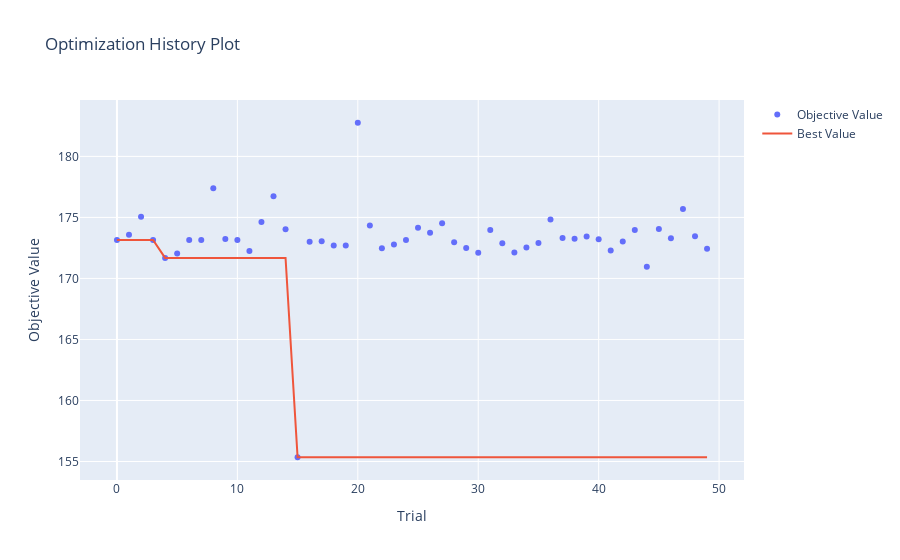

The code cell stored with this chart in its notebook:
### Code cell
optuna.visualization.plot_optimization_history(study)

### Figure 1 — Plotly figure (JSON) as saved in the notebook; plotly's stock layout.template omitted (floating-point values rounded to 4 significant figures)
{"data": [{"mode": "markers", "name": "Objective Value", "type": "scatter", "x": [0, 1, 2, 3, 4, 5, 6, 7, 8, 9, 10, 11, 12, 13, 14, 15, 16, 17, 18, 19, 20, 21, 22, 23, 24, 25, 26, 27, 28, 29, 30, 31, 32, 33, 34, 35, 36, 37, 38, 39, 40, 41, 42, 43, 44, 45, 46, 47, 48, 49], "y": [173.2, 173.6, 175.1, 173.2, 171.7, 172.0, 173.2, 173.2, 177.4, 173.2, 173.2, 172.3, 174.6, 176.7, 174.0, 155.3, 173.0, 173.0, 172.7, 172.7, 182.8, 174.3, 172.5, 172.8, 173.1, 174.1, 173.7, 174.5, 173.0, 172.5, 172.1, 174.0, 172.9, 172.1, 172.5, 172.9, 174.8, 173.3, 173.2, 173.4, 173.2, 172.3, 173.0, 174.0, 171.0, 174.1, 173.3, 175.7, 173.5, 172.4]}, {"mode": "lines", "name": "Best Value", "type": "scatter", "x": [0, 1, 2, 3, 4, 5, 6, 7, 8, 9, 10, 11, 12, 13, 14, 15, 16, 17, 18, 19, 20, 21, 22, 23, 24, 25, 26, 27, 28, 29, 30, 31, 32, 33, 34, 35, 36, 37, 38, 39, 40, 41, 42, 43, 44, 45, 46, 47, 48, 49], "y": [173.2, 173.2, 173.2, 173.2, 171.7, 171.7, 171.7, 171.7, 171.7, 171.7, 171.7, 171.7, 171.7, 171.7, 171.7, 155.3, 155.3, 155.3, 155.3, 155.3, 155.3, 155.3, 155.3, 155.3, 155.3, 155.3, 155.3, 155.3, 155.3, 155.3, 155.3, 155.3, 155.3, 155.3, 155.3, 155.3, 155.3, 155.3, 155.3, 155.3, 155.3, 155.3, 155.3, 155.3, 155.3, 155.3, 155.3, 155.3, 155.3, 155.3]}, {"marker": {"color": "#cccccc"}, "mode": "markers", "name": "Infeasible Trial", "showlegend": false, "type": "scatter", "x": [], "y": []}], "layout": {"title": {"text": "Optimization History Plot"}, "xaxis": {"title": {"text": "Trial"}}, "yaxis": {"title": {"text": "Objective Value"}}}}
